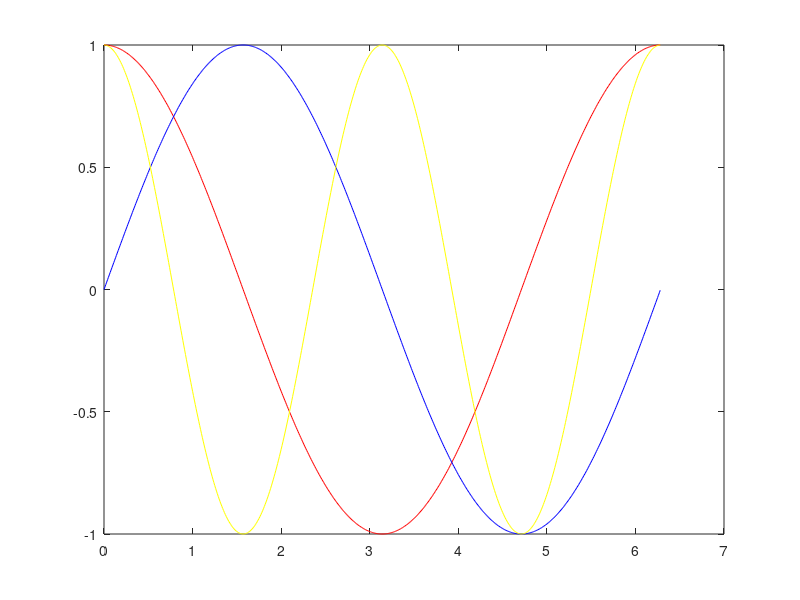

The MATLAB script that drew this image:
x = 0 : 0.01 : 2 * pi;

f1 = @(x) cos(x);
f2 = @(x) sin(x);
f3 = @(x) cos(2 * x);

y1 = cos(x);
y2 = sin(x);
y3 = cos(2 * x);

%plot(x, y1, 'r', x, y2, 'b', x, y3, 'y')
plot(x, f1(x), 'r', x, f2(x), 'b', x, f3(x), 'y')